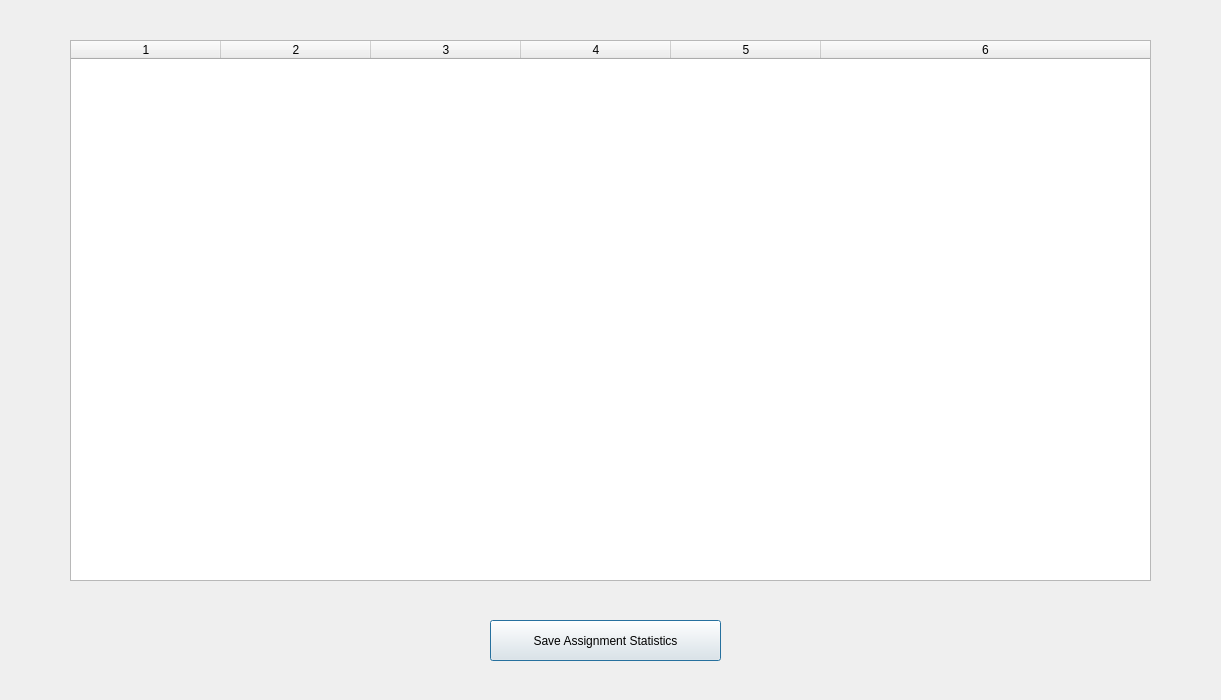
<?xml version="1.0" encoding="UTF-8"?>
<ui version="4.0">
 <class>Dialog</class>
 <widget class="QDialog" name="Dialog">
  <property name="geometry">
   <rect>
    <x>0</x>
    <y>0</y>
    <width>1221</width>
    <height>700</height>
   </rect>
  </property>
  <property name="windowTitle">
   <string>Dialog</string>
  </property>
  <widget class="QTableWidget" name="statsTable">
   <property name="geometry">
    <rect>
     <x>70</x>
     <y>40</y>
     <width>1081</width>
     <height>541</height>
    </rect>
   </property>
   <property name="sizeAdjustPolicy">
    <enum>QAbstractScrollArea::AdjustToContents</enum>
   </property>
   <property name="columnCount">
    <number>6</number>
   </property>
   <attribute name="horizontalHeaderCascadingSectionResizes">
    <bool>true</bool>
   </attribute>
   <attribute name="horizontalHeaderMinimumSectionSize">
    <number>150</number>
   </attribute>
   <attribute name="horizontalHeaderStretchLastSection">
    <bool>true</bool>
   </attribute>
   <column/>
   <column/>
   <column/>
   <column/>
   <column/>
   <column/>
  </widget>
  <widget class="QPushButton" name="saveStatsButton">
   <property name="geometry">
    <rect>
     <x>490</x>
     <y>620</y>
     <width>231</width>
     <height>41</height>
    </rect>
   </property>
   <property name="text">
    <string>Save Assignment Statistics</string>
   </property>
  </widget>
 </widget>
 <resources/>
 <connections/>
</ui>
